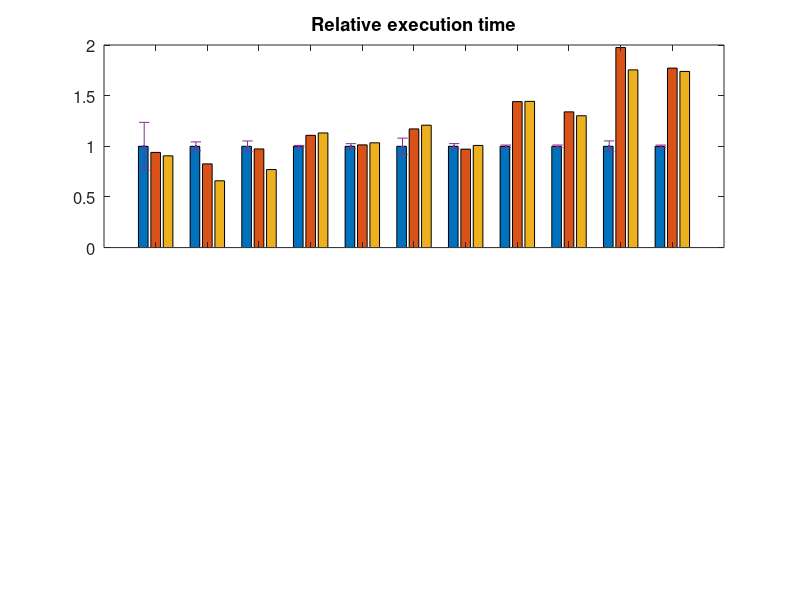

MATLAB code to generate this figure: (Note: this script raises an error after producing the figure.)
labels = {'alltrees_7'; 'alltrees_9'; 'alltrees_{10}'; 'arith_{75}'; 'arith_{1000}'; 'composition'; 'funcrec'; 'mergesort_{1000}'; 'mergesort_{3000}'; 'nbody_{100}'; 'nbody_{1000}'};
%labels = {'alltrees_7'; 'arith_{75}'; 'composition'; 'funcrec'; 'mergesort_{1000}'; 'nbody_{100}'; 'pattern'};

times = [1.0 0.9397621509824198 0.905894519131334; 1.0 0.8264886046939324 0.6594423302728932; 1.0 0.9739492545274698 0.7705954440031915; 1.0 1.1083455344070277 1.131771595900439; 1.0 1.0140382205748844 1.0344915553087883; 1.0 1.1717019133937563 1.2084592145015105; 1.0 0.9720081135902637 1.0085192697768763; 1.0 1.441254809115123 1.4436223734832792; 1.0 1.3399390243902438 1.3017120075046904; 1.0 1.9749287749287752 1.7544159544159545; 1.0 1.7719322312915835 1.7393511214760957];
errors = [0.23655635987590487 0.028955532574974147 0.025594622543950365; 0.043534643333757735 0.004649605538029152 0.004083730624678748; 0.05268947403365402 0.002055408825485494 0.002995056440749873; 0.008784773060029283 0.2137628111273792 0.20644216691068812; 0.026035609510875683 0.02959205876394631 0.004989533234793179; 0.08056394763343404 0.05085599194360524 0.05891238670694864; 0.026369168356997975 0.011359026369168359 0.025557809330628806; 0.01213376738680083 0.03728913879846108 0.025451316957679784; 0.012488273921200749 0.04063086303939962 0.011608818011257035; 0.052991452991453 0.12991452991452992 0.08831908831908833; 0.012003566774127167 0.03100349818231703 0.006859181013786954];

mems = [1.0 1.0233769533731418 1.0262355482149663; 1.0 1.296125665650523 1.2940398970103983; 1.0 1.2631918596988743 1.264343917724424; 1.0 1.3376623376623376 1.3376623376623376; 1.0 1.333666001330672 1.334664005322688; 1.0 0.9998779445868424 0.9996338337605273; 1.0 1.5 1.5; 1.0 0.9998779296875 0.99981689453125; 1.0 1.2498092709573072 1.2497787543104764; 1.0 0.9993898718730934 0.9993898718730934; 1.0 0.9993898718730934 0.9993898718730934];

%sizes = [1.0 1.0; 1.0 1.0; 1.0 1.0; 1.0 1.0; 1.0 0.9674229203025014; 1.0 1.0; 1.0 0.9045534150612959];

ax1 = subplot(2,1,1);
bs = bar(ax1, times);
hold on;
%set(gca, 'YScale', 'log');
set(ax1,'xticklabel',[]);
title(ax1, 'Relative execution time');
set(ax1,'FontSize',12);
ngroups = size(times, 1);
nbars = size(times, 2);
groupwidth = min(0.8, nbars/(nbars + 1.5));
for i = 1:nbars
  x = (1:ngroups) - groupwidth/2 + (2*i-1) * groupwidth / (2*nbars);
  e = errorbar(x, times(:,i), errors(:,i), '.', 'Color', 'k');
end

%ax2 = subplot(2,1,2);
%bs = bar(ax2, mems);
%hold on;
%set(gca, 'YScale', 'log');
%set(ax2,'xticklabel',[]);
%title(ax2, 'Relative heap usage');
%set(ax2,'FontSize',12);

ax2 = subplot(2,1,2);
bs = bar(ax2, mems);
hold on;
%set(gca, 'YScale', 'log');
legend(ax2, 'Original', 'New', 'New + Threshold');
title(ax2, 'Relative heap usage');
set(ax2,'FontSize',12);

xlabel(ax2, 'Benchmark');
set(ax2,'xtick', [1:11],'xticklabel',labels);


% ax = gca
% ax.Position = 


